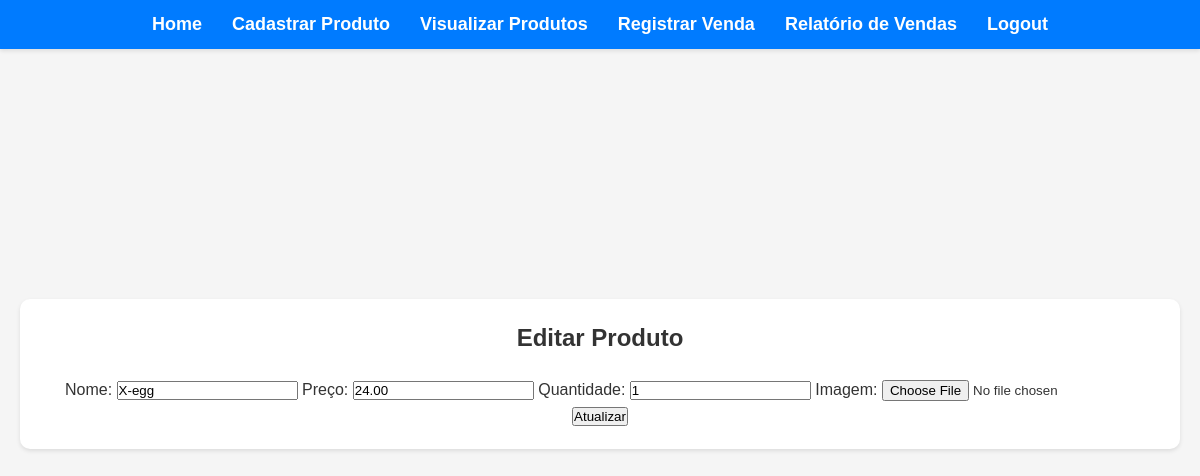
/edit_product.php?id=4 (signed in), run on the app's committed database.
### tables this page shows
CREATE TABLE `products` (
  `id` int(11) NOT NULL,
  `name` varchar(255) NOT NULL,
  `price` decimal(10,2) NOT NULL,
  `quantity` int(11) NOT NULL,
  `image` varchar(255) NOT NULL
);

### edit_product.php (the view, shortened to what this page needs)
<?php
include 'db_config.php';
$id = $_GET['id'];
$sql = "SELECT * FROM products WHERE id = $id";
$result = mysqli_query($conn, $sql);
$product = mysqli_fetch_assoc($result);
?>
<!DOCTYPE html>
<html>
<head>
    <link rel="stylesheet" href="css/styles.css">
</head>
<body>
    <header>
        <nav>
            <ul class="navbar">
                <li><a href="dashboard.php">Home</a></li>
                <li><a href="add_product.php">Cadastrar Produto</a></li>
                <li><a href="view_products.php">Visualizar Produtos</a></li>
                <li><a href="add_sale.php">Registrar Venda</a></li>
                <li><a href="sales_report.php">Relatório de Vendas</a></li>
                <li><a href="logout.php">Logout</a></li>
            </ul>
        </nav>
    </header>
    <main>
        <div class="container">
            <h1>Editar Produto</h1>
            <form method="post" action="edit_product.php?id=<?php echo $id; ?>" enctype="multipart/form-data">
                <label for="name">Nome:</label>
                <input type="text" name="name" id="name" value="<?php echo $product['name']; ?>" required>
                <label for="price">Preço:</label>
                <input type="text" name="price" id="price" value="<?php echo $product['price']; ?>" required>
                <label for="quantity">Quantidade:</label>
                <input type="text" name="quantity" id="quantity" value="<?php echo $product['quantity']; ?>" required>
                <label for="image">Imagem:</label>
                <input type="file" name="image" id="image">
                <button type="submit">Atualizar</button>
            </form>
        </div>
    </main>
</body>
</html>

### css/styles.css (style rules this page uses)
* { margin: 0; padding: 0; box-sizing: border-box; }
body { font-family: 'Arial', sans-serif; background-color: #f5f5f5; color: #333; line-height: 1.6; }
header { background-color: #007BFF; padding: 10px 0; box-shadow: 0 2px 4px rgba(0, 0, 0, 0.1); }
.navbar { list-style: none; display: flex; justify-content: center; }
.navbar li { margin: 0 15px; }
.navbar a { color: white; text-decoration: none; font-weight: bold; transition: color 0.3s; }
main { padding: 20px; display: flex; justify-content: center; align-items: center; min-height: calc(100vh - 150px); }
.container { background: white; padding: 20px; border-radius: 10px; box-shadow: 0 2px 4px rgba(0, 0, 0, 0.1); text-align: center; }
h1 { margin-bottom: 20px; font-size: 24px; }
ul { list-style: none; padding: 0; }
ul li { margin: 10px 0; }
ul a { text-decoration: none; color: #007BFF; font-size: 18px; transition: color 0.3s; }

### data on the page
products: name "X-egg", price "24.00", quantity "1"
